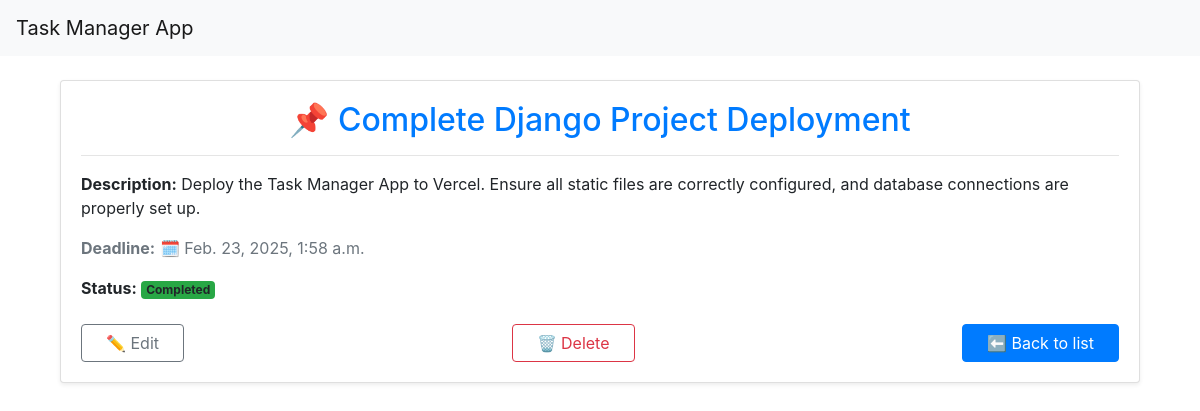
The page /task/3/ on the database its author committed.
### schedule/models.py (models this page shows, shortened)
class Task(models.Model):
    title = models.CharField(max_length=255)
    description = models.TextField()
    deadline = models.DateTimeField()
    status = models.CharField(max_length=50, choices=[('Pending', 'Pending'), ('Completed', 'Completed')])
    created_at = models.DateTimeField(auto_now_add=True)
    updated_at = models.DateTimeField(auto_now=True)

### schedule/views.py (the view)
# urls.py: path('task/<int:pk>/', views.task_detail, name='task_detail'),
def task_detail(request, pk):
    task = get_object_or_404(Task, pk=pk)
    return render(request, 'task_detail.html', {'task': task})

### schedule/templates/task_detail.html (shortened to what this page needs)
{% extends 'base.html' %}
{% block content %}
    <div class="container mt-4">
        <div class="card shadow-sm">
            <div class="card-body">
                <h2 class="card-title text-primary text-center">📌 {{ task.title }}</h2>
                <hr>
                <p class="fs-5"><strong>Description:</strong> {{ task.description }}</p>
                <p class="fs-6 text-muted"><strong>Deadline:</strong> 🗓️ {{ task.deadline }}</p>
                <p class="fs-6">
                    <strong>Status:</strong>
                    <span class="badge
                        {% if task.status == 'Completed' %}bg-success
                        {% elif task.status == 'Pending' %}bg-warning
                        {% else %}bg-info{% endif %}">
                        {{ task.status }}
                    </span>
                </p>
                <div class="d-flex justify-content-between mt-4">
                    <a href="{% url 'task_update' task.pk %}" class="btn btn-outline-secondary px-4">✏️ Edit</a>
                    <a href="{% url 'task_delete' task.pk %}" class="btn btn-outline-danger px-4">🗑️ Delete</a>
                    <a href="{% url 'task_list' %}" class="btn btn-primary px-4">⬅️ Back to list</a>
                </div>
            </div>
        </div>
    </div>
{% endblock %}

### rows shown on the page
Task: title "Complete Django Project Deployment", description "Deploy the Task Manager App to Vercel. Ensure all static files are correctly configured, and database connections are properly set up.", deadline "Feb. 23, 2025, 1:58 a.m.", status "Completed"
